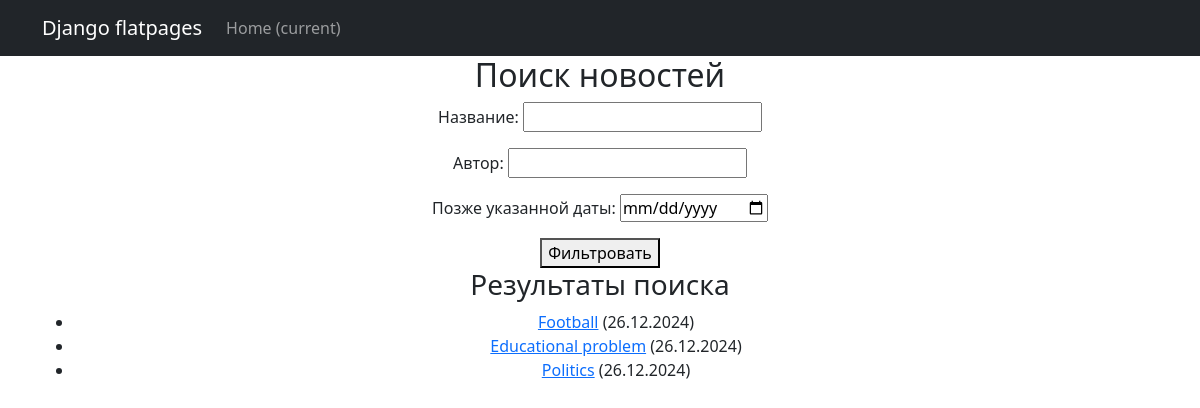
/news/search/, run on an earlier commit of the app's database.
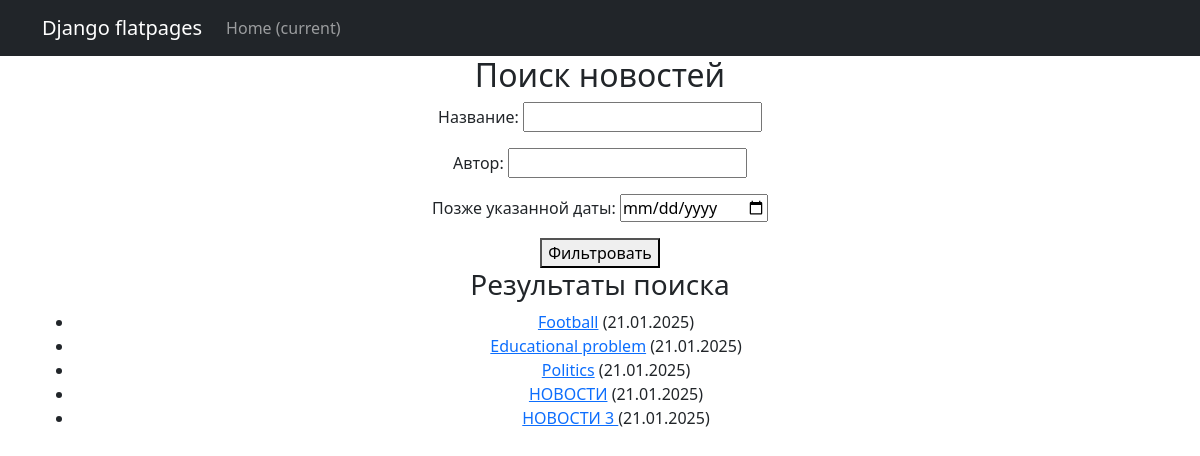
And on a later commit of the database.
### news/models.py (models this page shows, shortened)
class Post(models.Model):
    ARTICLE = 'AR'
    NEWS = 'NW'
    TYPES = (
        (ARTICLE, 'Статья'),
        (NEWS, 'Новость')
    )
    author = models.ForeignKey(Author, on_delete = models.CASCADE)
    post_type = models.CharField(max_length=2, choices= TYPES, default=ARTICLE)
    created_at = models.DateTimeField(auto_now_add=True)
    category = models.ManyToManyField(Category, through= 'PostCategory')
    title = models.CharField(max_length=255)
    text = models.TextField()
    rating = models.IntegerField(default=0)
    def __init__(self, *args, **kwargs):
        super().__init__(*args, **kwargs)  # Передаем аргументы корректно

### news/views.py (the view)
# urls.py: path('search/', NewsSearch.as_view(), name='news_search'),
class NewsSearch(ListView):
    model = Post
    template_name = 'news_search.html'
    context_object_name = 'news'
    def get_queryset(self):
        queryset = super().get_queryset()
        self.filterset = PostFilter(self.request.GET, queryset=queryset)
        return self.filterset.qs
    def get_context_data(self, **kwargs):
        context = super().get_context_data(**kwargs)
        context['filterset'] = self.filterset
        return context

### templates/news_search.html (shortened to what this page needs)
{% extends 'flatpages/default.html' %}
{% load custom_filters %}
{% load custom_tags %}
{% block content %}
<h2>Поиск новостей</h2>
<form method="get">
    {{ filterset.form.as_p }}
    <button type="submit">Фильтровать</button>
</form>
<h3>Результаты поиска</h3>
<ul>
    {% for new in news %}
        <li>
            <a href="{% url 'news_detail' new.id %}">{{ new.title }}</a> ({{ new.created_at|date:"d.m.Y" }})
        </li>
    {% endfor %}
</ul>
{% endblock %}

What changed in the data, as far as the page shows it:
changed Post "Football": created_at "26.12.2024" → "21.01.2025"
changed Post "Educational problem": created_at "26.12.2024" → "21.01.2025"
changed Post "Politics": created_at "26.12.2024" → "21.01.2025"
added Post: title "НОВОСТИ", created_at "21.01.2025"
added Post: title "НОВОСТИ 3", created_at "21.01.2025"
